Frame 1 (no input): blank canvas, image omitted
Frame 60 (no input): blank canvas, image omitted
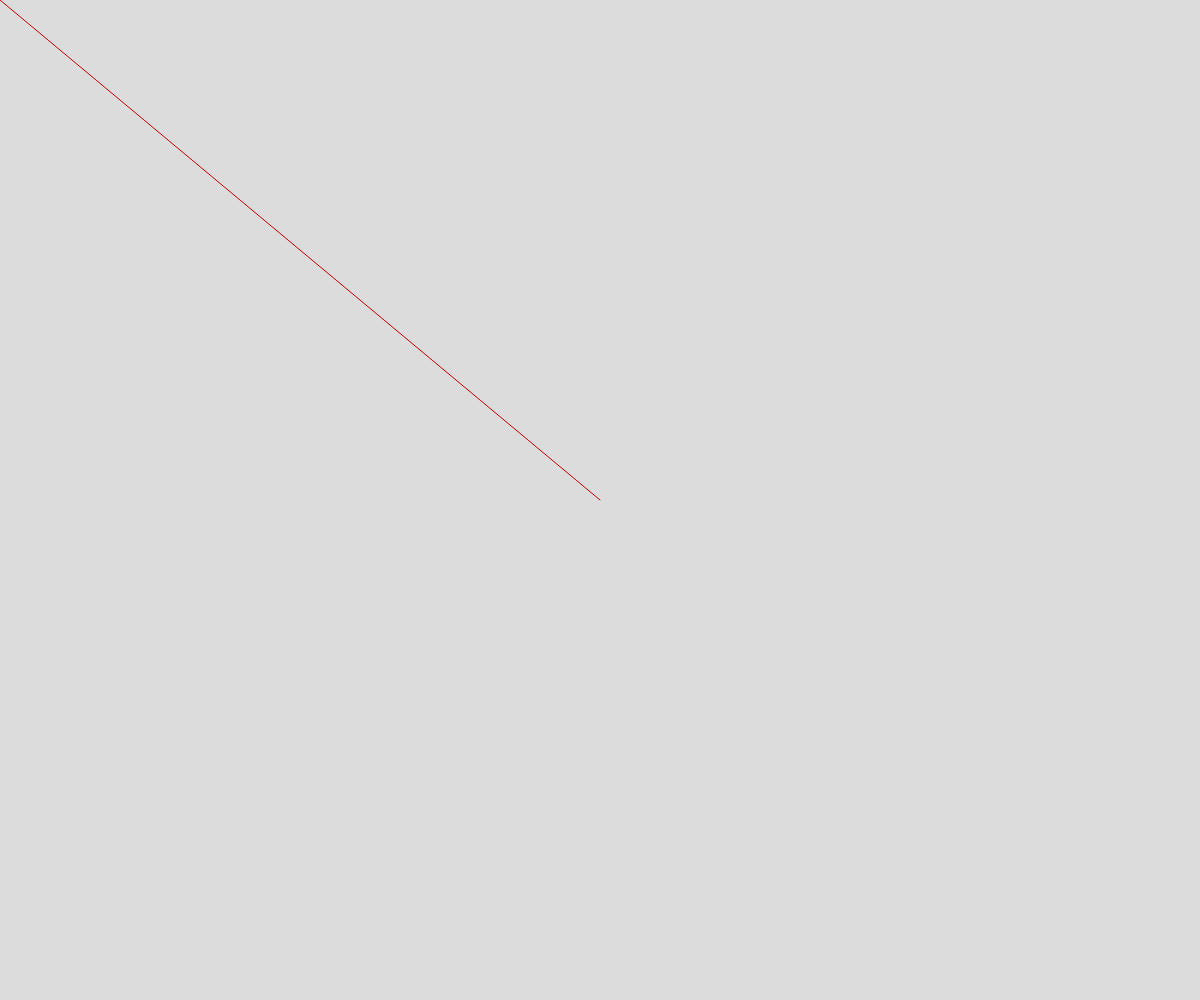
Frame 120 (the mouse pressed at the canvas centre since frame 60)

The p5.js sketch whose frames 1 and 60 were blank and that drew this single picture after the mouse press (run headless with seeded random() and noise() and a simulated clock; from frame 60 on, the mouse is pressed at the canvas centre):

// p5.js sketch
// ── sketch.js
/*
Keep track of the mouse click positions
draw a polygon from all the mouse click positions
*/


var x = [];
var y = [];

function setup() {

createCanvas(windowWidth,windowHeight);

}

function draw() {
	background(220);
	stroke(200,0,0);
  //draw a rectangle
//fill(255,192,203);
 // rect(mouseX-100, mouseY-100, 200, 200,10);

  //draw a line
    line(0,0,mouseX, mouseY);

//draw a polygon with the values
fill(200)
beginShape();
for(var i=0; i<x.length; i++) {
	vertex(x[i], y[i]);
var coordinateText = x[i] + ", " + y[i];
textSize(14);
fill(0, 102, 153);
text(coordinateText,x[i], y[i]);
}

endShape(CLOSE);


}

function mouseReleased(){
	// console.log("click: " + mousex + ", " + mouseY);

	append(x, mouseX);
	append(y, mouseY);
	console.log(x);
}
